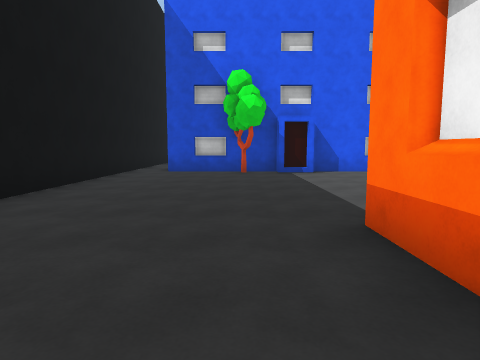
view 1 (above)

24 first-person views from a walk through a scene from a Unity 3-D project. The camera is 1.4 m above the floor, tilts 6° down and sees 75° across. The floor is counted in squares, 2 m on a side. Each view is taken from the middle of a square. On the plan, view 1 faces up. The plan holds only what a view shows up to about 10 squares ahead; the rest is blank. The place goes on beyond the plan. Surface patterns are stand-ins for the level's own textures.

view 2
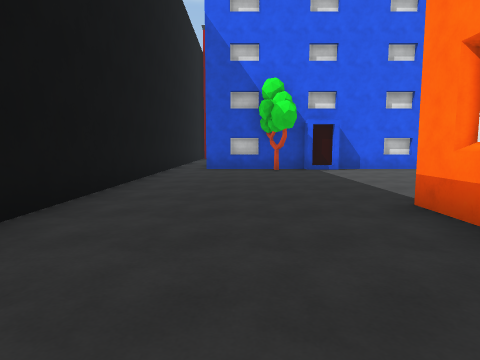

view 3
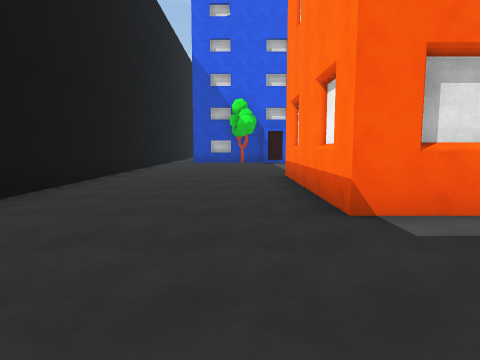

view 4
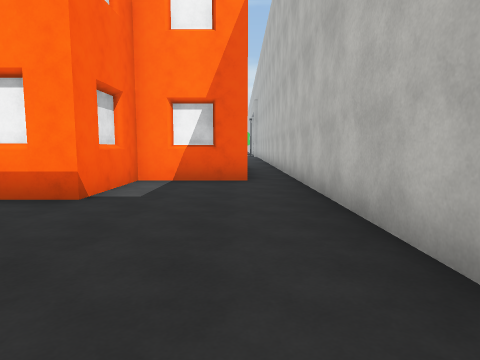

view 5
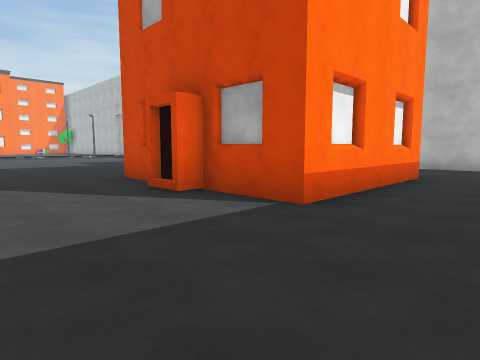

view 6
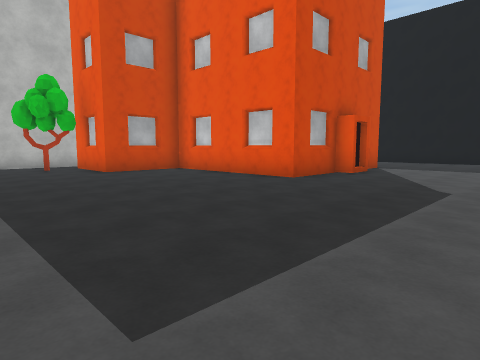

view 7
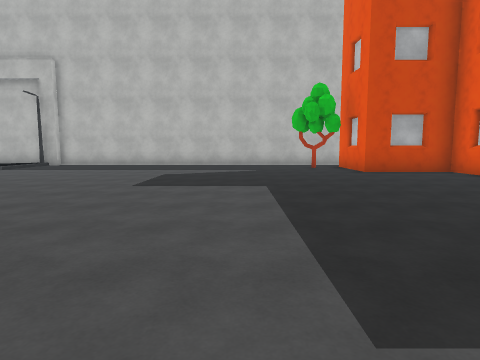

view 8
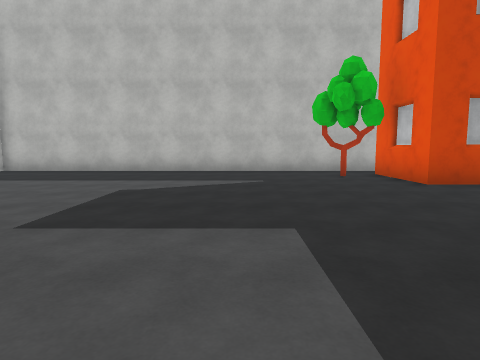

view 9
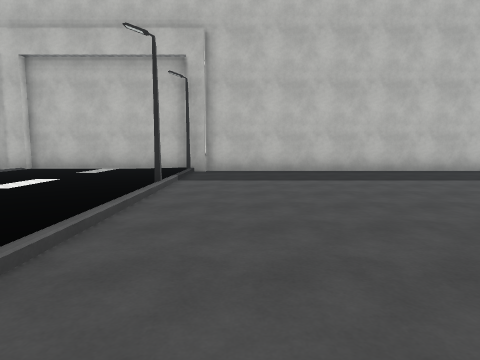

view 10
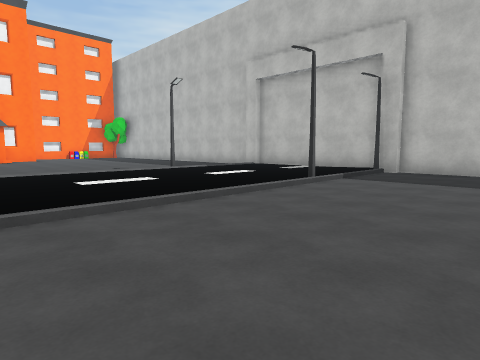

view 11
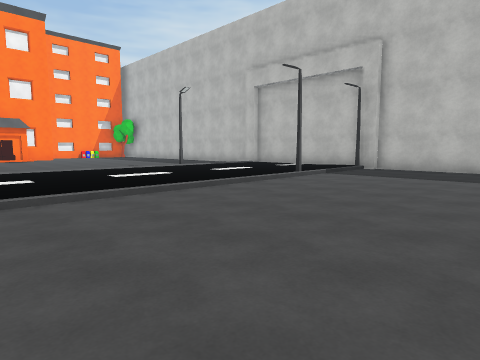

view 12
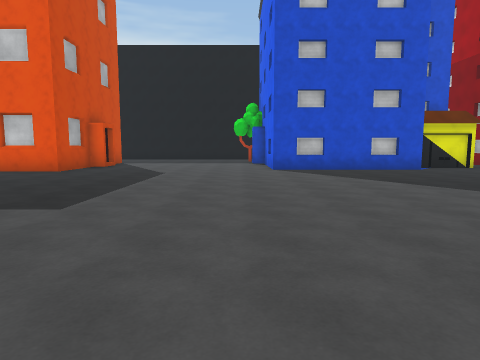

view 13
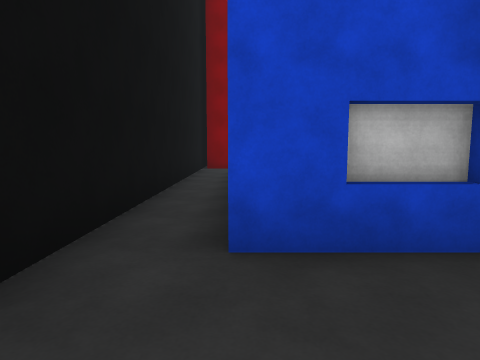

view 14
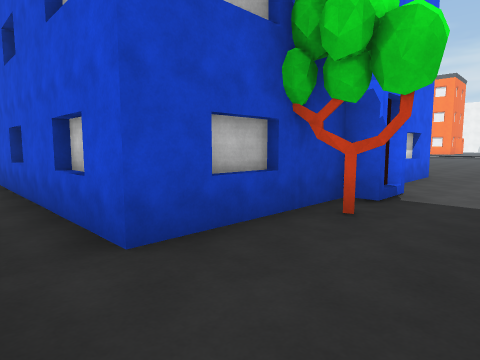

view 15
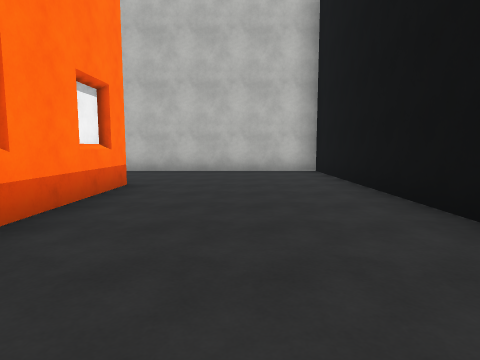

view 16
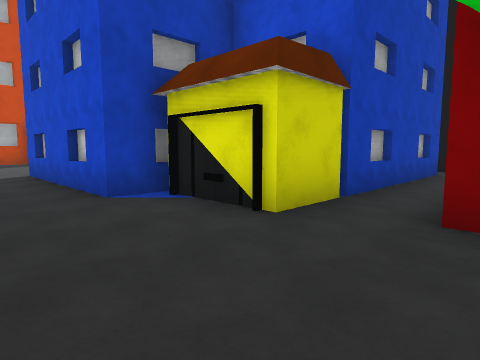

view 17
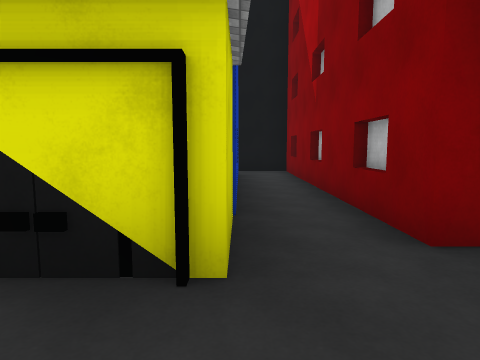

view 18
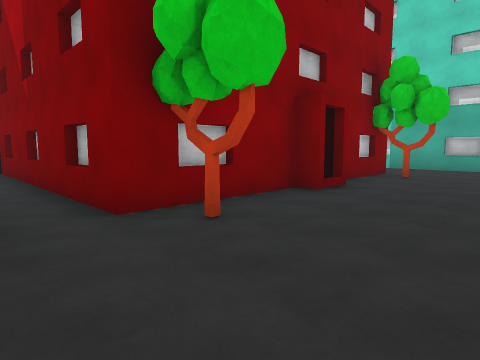

view 19
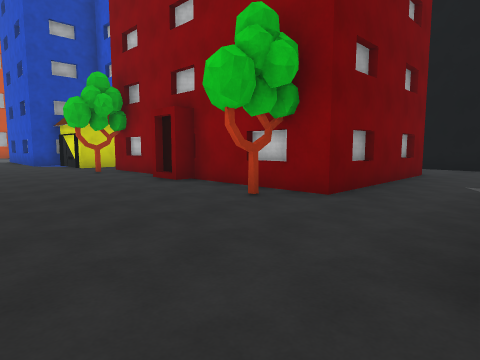

view 20
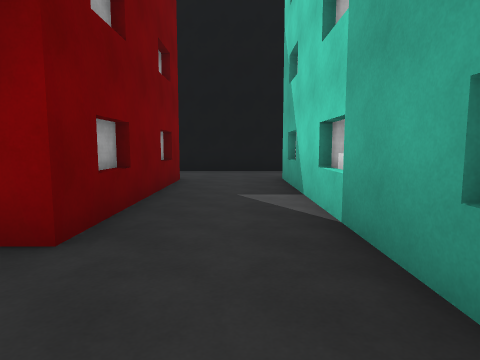

view 21
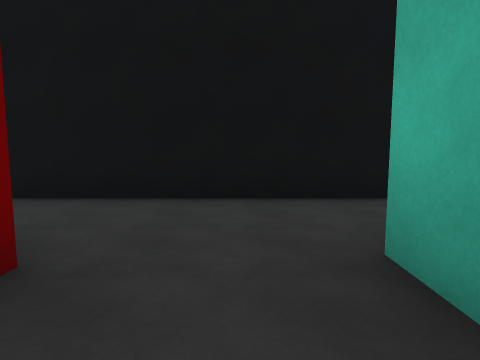

view 22
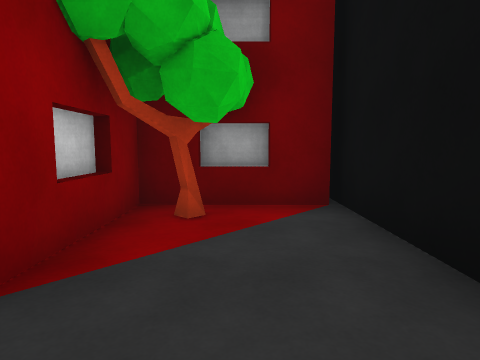

view 23
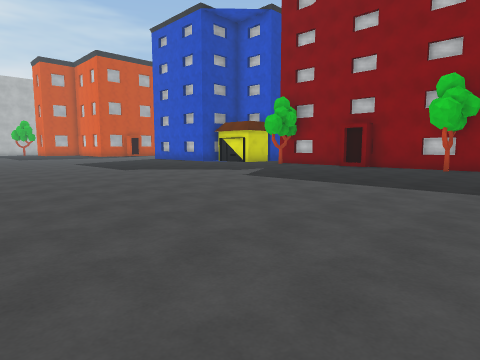

view 24
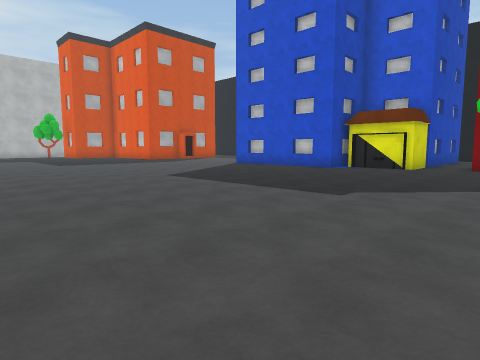

### Floor plan
Points are (right, up) in squares from view 1. A wall is a line through its corners. A room is listed if a view was taken in it or the views show most of it. See-through windows are left out.
Room 1 (views 1, 2, 3, 4, 5, 6, 7, 8, 9, 10, 11, 12, 13, 14, 15, 16, 17, 18, 19, 20, 21, 22, 23, 24)
walls: (5.1, 10.6) (5.1, 9.7); (5.1, 13) (5.1, 12); (4.1, 13.7) (5.3, 13.7) (5.3, 9) (2.1, 9); (2.1, 8.5) (1.1, 8.5); (1.9, 8.7) (1.1, 8.7); (5.9, 2.1) (5.9, 1.1); (4, 3.4) (4, 2.8) (6, 2.8) (6, -1.8) (8.5, -1.8) (8.5, -4.3); (2.9, 17.5) (2.2, 17.5); (1.1, 9) (-2.1, 9); (3.2, 3.1) (4, 3.1); (3.8, 20.5) (3.8, 17.4) (-3.2, 17.4); (5.9, -0.3) (5.9, -1.1); (4.4, 21.4) (4.4, 20.5); (4, 21.4) (4, 20.6); (8.3, -2.8) (8.3, -3.5); (1.3, 1.1) (1.3, 2.1); (-2.1, 15.9) (4.4, 15.9) (4.4, 13.8); (-3.2, 8.5) (-3.2, -5.2) (19, -5.2); (1.3, -1.1) (1.3, -0.2); (18.9, -5) (19.5, -5); (3.9, -3.5) (3.9, -2.5); (2.2, 24.5) (2.9, 24.5); (19.5, -5.2) (24.2, -5.2); (5.6, 27) (-1, 27); (3.6, -4.3) (3.6, -1.9) (1.1, -1.9) (1.1, 2.8) (3.1, 2.8) (3.1, 3.4); (-2.4, 22.1) (-1.5, 22.1); (24.1, -5) (24.8, -5); (-3.1, 22.2) (-0.8, 22.2) (-0.8, 24.7) (3.8, 24.7) (3.8, 21.4); (-3.2, 28.1) (-3.2, 21.6)
ways out: opening at (-3, 8) to room 2; opening at (-2, 17) to room 2
objects: tree (-1, 23); tree (0, 8); tree (5, 18); tree (5, 24); tree (10, -4)
Room 2 (no view inside)
walls: (-1.9, 10.1) (-1.9, 10.6); (-2.1, 9) (-2.1, 14.1); (-3.2, 17.4) (-3.2, 8.5)
ways out: opening at (-3, 8) to room 1; opening at (-2, 17) to room 1

Where each view was taken, in squares from view 1:
view 1: 0 up, 0 right, facing up
view 2: 1 down, 1 left, facing up
view 3: 5 down, 0 right, facing up
view 4: 4 down, 3 left, facing right
view 5: 6 up, 1 left, facing down-right
view 6: 7 up, 12 right, facing down-left
view 7: 7 up, 12 right, facing down
view 8: 4 up, 12 right, facing down
view 9: 4 up, 18 right, facing down
view 10: 4 up, 16 right, facing down-right
view 11: 5 up, 15 right, facing down-right
view 12: 8 up, 15 right, facing left
view 13: 7 up, 2 left, facing up
view 14: 7 up, 3 left, facing up-right
view 15: 4 up, 1 left, facing down
view 16: 18 up, 7 right, facing down-left
view 17: 16 up, 6 right, facing left
view 18: 16 up, 7 right, facing up-left
view 19: 27 up, 8 right, facing down-left
view 20: 26 up, 6 right, facing left
view 21: 26 up, 1 right, facing left
view 22: 26 up, 2 left, facing down
view 23: 26 up, 15 right, facing down-left
view 24: 19 up, 15 right, facing down-left
